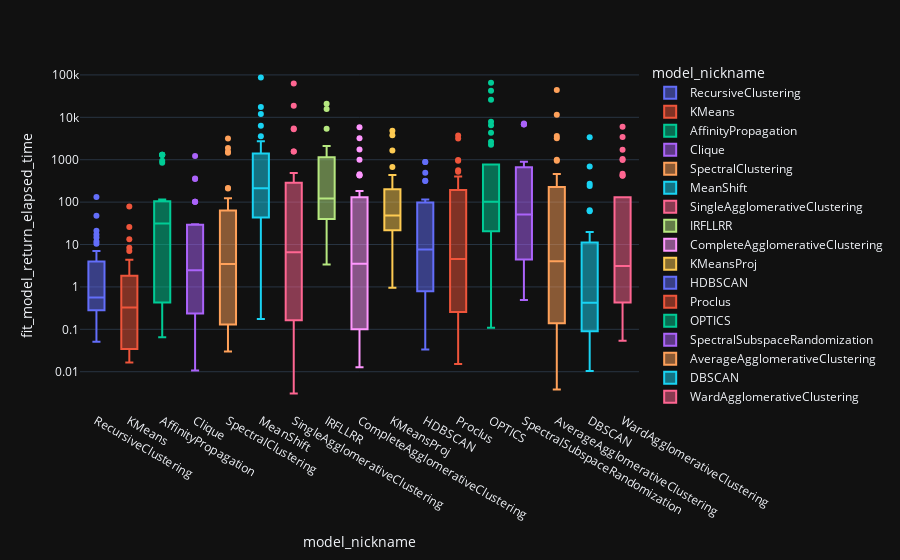

The code cell stored with this chart in its notebook:
### Markdown cell above
## Time

### Code cell
df_time = df_common.copy()
fig = px.box(df_time, x='model_nickname', y='fit_model_return_elapsed_time', color='model_nickname', log_y=True)
fig.show()

### Figure 1 — Plotly figure (JSON) as saved in the notebook; plotly's stock layout.template omitted (floating-point values rounded to 4 significant figures)
{"data": [{"alignmentgroup": "True", "hovertemplate": "model_nickname=%{x}<br>fit_model_return_elapsed_time=%{y}<extra></extra>", "legendgroup": "RecursiveClustering", "marker": {"color": "#636efa"}, "name": "RecursiveClustering", "notched": false, "offsetgroup": "RecursiveClustering", "orientation": "v", "showlegend": true, "x": ["RecursiveClustering", "RecursiveClustering", "RecursiveClustering", "RecursiveClustering", "RecursiveClustering", "RecursiveClustering", "RecursiveClustering", "RecursiveClustering", "RecursiveClustering", "RecursiveClustering", "RecursiveClustering", "RecursiveClustering", "RecursiveClustering", "RecursiveClustering", "RecursiveClustering", "RecursiveClustering", "RecursiveClustering", "RecursiveClustering", "RecursiveClustering", "RecursiveClustering", "RecursiveClustering", "RecursiveClustering", "RecursiveClustering", "RecursiveClustering", "RecursiveClustering", "RecursiveClustering", "RecursiveClustering", "RecursiveClustering", "RecursiveClustering", "RecursiveClustering", "RecursiveClustering", "RecursiveClustering", "RecursiveClustering", "RecursiveClustering", "RecursiveClustering", "RecursiveClustering"], "x0": " ", "xaxis": "x", "y": [0.1084, 0.2714, 0.2115, 0.1778, 21.05, 14.64, 0.3482, 3.462, 132.8, 4.498, 0.5765, 10.41, 0.05101, 2.117, 47.41, 0.5427, 1.545, 0.3186, 0.5562, 2.505, 0.2579, 0.3384, 7.074, 0.4052, 11.78, 0.2902, 1.11, 0.3373, 2.613, 0.05101, 0.2517, 0.5926, 0.384, 0.07391, 17.19, 1.28], "y0": " ", "yaxis": "y", "type": "box"}, {"alignmentgroup": "True", "hovertemplate": "model_nickname=%{x}<br>fit_model_return_elapsed_time=%{y}<extra></extra>", "legendgroup": "KMeans", "marker": {"color": "#EF553B"}, "name": "KMeans", "notched": false, "offsetgroup": "KMeans", "orientation": "v", "showlegend": true, "x": ["KMeans", "KMeans", "KMeans", "KMeans", "KMeans", "KMeans", "KMeans", "KMeans", "KMeans", "KMeans", "KMeans", "KMeans", "KMeans", "KMeans", "KMeans", "KMeans", "KMeans", "KMeans", "KMeans", "KMeans", "KMeans", "KMeans", "KMeans", "KMeans", "KMeans", "KMeans", "KMeans", "KMeans", "KMeans", "KMeans", "KMeans", "KMeans", "KMeans", "KMeans", "KMeans", "KMeans"], "x0": " ", "xaxis": "x", "y": [7.08, 1.144, 13.37, 0.6829, 1.421, 0.02598, 0.01991, 0.09093, 8.423, 0.01921, 25.8, 0.41, 0.5906, 0.03502, 0.345, 0.02685, 0.02739, 0.6304, 2.244, 0.01639, 0.1624, 0.311, 2.399, 79.1, 0.4805, 4.373, 0.1781, 0.0857, 0.05159, 0.252, 0.01891, 0.03368, 1.011, 3.675, 0.03166, 0.1772], "y0": " ", "yaxis": "y", "type": "box"}, {"alignmentgroup": "True", "hovertemplate": "model_nickname=%{x}<br>fit_model_return_elapsed_time=%{y}<extra></extra>", "legendgroup": "AffinityPropagation", "marker": {"color": "#00cc96"}, "name": "AffinityPropagation", "notched": false, "offsetgroup": "AffinityPropagation", "orientation": "v", "showlegend": true, "x": ["AffinityPropagation", "AffinityPropagation", "AffinityPropagation", "AffinityPropagation", "AffinityPropagation", "AffinityPropagation", "AffinityPropagation", "AffinityPropagation", "AffinityPropagation", "AffinityPropagation", "AffinityPropagation", "AffinityPropagation", "AffinityPropagation", "AffinityPropagation", "AffinityPropagation", "AffinityPropagation", "AffinityPropagation", "AffinityPropagation", "AffinityPropagation", "AffinityPropagation", "AffinityPropagation", "AffinityPropagation", "AffinityPropagation", "AffinityPropagation", "AffinityPropagation", "AffinityPropagation", "AffinityPropagation", "AffinityPropagation", "AffinityPropagation", "AffinityPropagation", "AffinityPropagation", "AffinityPropagation", "AffinityPropagation", "AffinityPropagation", "AffinityPropagation", "AffinityPropagation"], "x0": " ", "xaxis": "x", "y": [0.4292, 31.76, 0.3825, 0.1196, 1.249, 9.224, 1304.0, 33.44, 104.5, 90.6, 0.09951, 0.09318, 1298.0, 1305.0, 115.6, 2.673, 0.07709, 32.84, 0.6428, 1308.0, 0.3728, 105.2, 30.76, 0.5343, 844.3, 93.29, 30.94, 950.1, 0.06488, 94.03, null, null, null, null, null, null], "y0": " ", "yaxis": "y", "type": "box"}, {"alignmentgroup": "True", "hovertemplate": "model_nickname=%{x}<br>fit_model_return_elapsed_time=%{y}<extra></extra>", "legendgroup": "Clique", "marker": {"color": "#ab63fa"}, "name": "Clique", "notched": false, "offsetgroup": "Clique", "orientation": "v", "showlegend": true, "x": ["Clique", "Clique", "Clique", "Clique", "Clique", "Clique", "Clique", "Clique", "Clique", "Clique", "Clique", "Clique", "Clique", "Clique", "Clique", "Clique", "Clique", "Clique", "Clique", "Clique", "Clique", "Clique", "Clique", "Clique", "Clique", "Clique", "Clique", "Clique", "Clique", "Clique", "Clique", "Clique", "Clique", "Clique", "Clique", "Clique"], "x0": " ", "xaxis": "x", "y": [359.4, 2.614, 0.0724, 3.08, 0.06239, 8.51, 9.124, 1228.0, 0.2528, 0.06306, 101.7, 8.468, 0.01063, 102.6, 2.454, 29.38, 29.4, 0.2178, 353.3, 30.05, 0.02102, 0.2047, 8.646, 0.7473, 2.441, 0.02636, 29.87, 0.8893, 0.7004, 0.7116, 2.486, 102.6, 0.2173, 8.513, 0.7252, 2.46], "y0": " ", "yaxis": "y", "type": "box"}, {"alignmentgroup": "True", "hovertemplate": "model_nickname=%{x}<br>fit_model_return_elapsed_time=%{y}<extra></extra>", "legendgroup": "SpectralClustering", "marker": {"color": "#FFA15A"}, "name": "SpectralClustering", "notched": false, "offsetgroup": "SpectralClustering", "orientation": "v", "showlegend": true, "x": ["SpectralClustering", "SpectralClustering", "SpectralClustering", "SpectralClustering", "SpectralClustering", "SpectralClustering", "SpectralClustering", "SpectralClustering", "SpectralClustering", "SpectralClustering", "SpectralClustering", "SpectralClustering", "SpectralClustering", "SpectralClustering", "SpectralClustering", "SpectralClustering", "SpectralClustering", "SpectralClustering", "SpectralClustering", "SpectralClustering", "SpectralClustering", "SpectralClustering", "SpectralClustering", "SpectralClustering", "SpectralClustering", "SpectralClustering", "SpectralClustering", "SpectralClustering", "SpectralClustering", "SpectralClustering", "SpectralClustering", "SpectralClustering", "SpectralClustering", "SpectralClustering", "SpectralClustering", "SpectralClustering"], "x0": " ", "xaxis": "x", "y": [0.0348, 0.3356, 0.03006, 3.096, 63.39, 122.8, 0.0686, 1550.0, 5.941, 3.88, 46.67, 0.3216, 0.03323, 6.805, 208.8, 3180.0, 1894.0, 0.03505, 40.88, 1.768, 19.49, 0.1305, 215.6, 0.3733, 0.5999, 0.1851, 7.465, 1454.0, 0.1244, 0.08479, null, null, null, null, null, null], "y0": " ", "yaxis": "y", "type": "box"}, {"alignmentgroup": "True", "hovertemplate": "model_nickname=%{x}<br>fit_model_return_elapsed_time=%{y}<extra></extra>", "legendgroup": "MeanShift", "marker": {"color": "#19d3f3"}, "name": "MeanShift", "notched": false, "offsetgroup": "MeanShift", "orientation": "v", "showlegend": true, "x": ["MeanShift", "MeanShift", "MeanShift", "MeanShift", "MeanShift", "MeanShift", "MeanShift", "MeanShift", "MeanShift", "MeanShift", "MeanShift", "MeanShift", "MeanShift", "MeanShift", "MeanShift", "MeanShift", "MeanShift", "MeanShift", "MeanShift", "MeanShift", "MeanShift", "MeanShift", "MeanShift", "MeanShift", "MeanShift", "MeanShift", "MeanShift", "MeanShift", "MeanShift", "MeanShift", "MeanShift", "MeanShift", "MeanShift", "MeanShift", "MeanShift", "MeanShift"], "x0": " ", "xaxis": "x", "y": [2737.0, 17410.0, 0.2398, 116.3, 1527.0, 12000.0, 334.8, 536.3, 75.43, 1033.0, 33.72, 235.0, 86690.0, 111.9, 77.11, 6312.0, 322.4, 219.8, 0.4119, 31.5, 0.2245, 72.49, 0.1744, 313.7, 212.4, 32.62, 2003.0, 74.86, 3583.0, 33.07, 81.81, null, null, null, null, null], "y0": " ", "yaxis": "y", "type": "box"}, {"alignmentgroup": "True", "hovertemplate": "model_nickname=%{x}<br>fit_model_return_elapsed_time=%{y}<extra></extra>", "legendgroup": "SingleAgglomerativeClustering", "marker": {"color": "#FF6692"}, "name": "SingleAgglomerativeClustering", "notched": false, "offsetgroup": "SingleAgglomerativeClustering", "orientation": "v", "showlegend": true, "x": ["SingleAgglomerativeClustering", "SingleAgglomerativeClustering", "SingleAgglomerativeClustering", "SingleAgglomerativeClustering", "SingleAgglomerativeClustering", "SingleAgglomerativeClustering", "SingleAgglomerativeClustering", "SingleAgglomerativeClustering", "SingleAgglomerativeClustering", "SingleAgglomerativeClustering", "SingleAgglomerativeClustering", "SingleAgglomerativeClustering", "SingleAgglomerativeClustering", "SingleAgglomerativeClustering", "SingleAgglomerativeClustering", "SingleAgglomerativeClustering", "SingleAgglomerativeClustering", "SingleAgglomerativeClustering", "SingleAgglomerativeClustering", "SingleAgglomerativeClustering", "SingleAgglomerativeClustering", "SingleAgglomerativeClustering", "SingleAgglomerativeClustering", "SingleAgglomerativeClustering", "SingleAgglomerativeClustering", "SingleAgglomerativeClustering", "SingleAgglomerativeClustering", "SingleAgglomerativeClustering", "SingleAgglomerativeClustering", "SingleAgglomerativeClustering", "SingleAgglomerativeClustering", "SingleAgglomerativeClustering", "SingleAgglomerativeClustering", "SingleAgglomerativeClustering", "SingleAgglomerativeClustering", "SingleAgglomerativeClustering"], "x0": " ", "xaxis": "x", "y": [0.003073, 0.07172, 130.0, 62950.0, 3.109, 452.4, 435.8, 0.01181, 3.013, 0.2509, 5464.0, 488.0, 0.8501, 0.8876, 18740.0, 36.47, 10.81, 10.04, 3.023, 5232.0, 37.61, 0.8224, 1556.0, 130.4, 38.16, 0.02244, 0.07452, 137.4, 1571.0, 0.252, 0.006385, 10.53, 0.2515, 0.07177, 0.02119, 0.004568], "y0": " ", "yaxis": "y", "type": "box"}, {"alignmentgroup": "True", "hovertemplate": "model_nickname=%{x}<br>fit_model_return_elapsed_time=%{y}<extra></extra>", "legendgroup": "IRFLLRR", "marker": {"color": "#B6E880"}, "name": "IRFLLRR", "notched": false, "offsetgroup": "IRFLLRR", "orientation": "v", "showlegend": true, "x": ["IRFLLRR", "IRFLLRR", "IRFLLRR", "IRFLLRR", "IRFLLRR", "IRFLLRR", "IRFLLRR", "IRFLLRR", "IRFLLRR", "IRFLLRR", "IRFLLRR", "IRFLLRR", "IRFLLRR", "IRFLLRR", "IRFLLRR", "IRFLLRR", "IRFLLRR", "IRFLLRR", "IRFLLRR", "IRFLLRR", "IRFLLRR", "IRFLLRR", "IRFLLRR", "IRFLLRR", "IRFLLRR", "IRFLLRR", "IRFLLRR", "IRFLLRR", "IRFLLRR", "IRFLLRR", "IRFLLRR", "IRFLLRR", "IRFLLRR", "IRFLLRR", "IRFLLRR", "IRFLLRR"], "x0": " ", "xaxis": "x", "y": [10.58, 68.73, 20890.0, 35.1, 2119.0, 62.16, 955.6, 15760.0, 4.059, 66.05, 285.9, 470.2, 107.5, 121.0, 14.13, 204.3, 54.32, 1385.0, 5379.0, 3.386, 1208.0, 525.1, 4.67, null, null, null, null, null, null, null, null, null, null, null, null, null], "y0": " ", "yaxis": "y", "type": "box"}, {"alignmentgroup": "True", "hovertemplate": "model_nickname=%{x}<br>fit_model_return_elapsed_time=%{y}<extra></extra>", "legendgroup": "CompleteAgglomerativeClustering", "marker": {"color": "#FF97FF"}, "name": "CompleteAgglomerativeClustering", "notched": false, "offsetgroup": "CompleteAgglomerativeClustering", "orientation": "v", "showlegend": true, "x": ["CompleteAgglomerativeClustering", "CompleteAgglomerativeClustering", "CompleteAgglomerativeClustering", "CompleteAgglomerativeClustering", "CompleteAgglomerativeClustering", "CompleteAgglomerativeClustering", "CompleteAgglomerativeClustering", "CompleteAgglomerativeClustering", "CompleteAgglomerativeClustering", "CompleteAgglomerativeClustering", "CompleteAgglomerativeClustering", "CompleteAgglomerativeClustering", "CompleteAgglomerativeClustering", "CompleteAgglomerativeClustering", "CompleteAgglomerativeClustering", "CompleteAgglomerativeClustering", "CompleteAgglomerativeClustering", "CompleteAgglomerativeClustering", "CompleteAgglomerativeClustering", "CompleteAgglomerativeClustering", "CompleteAgglomerativeClustering", "CompleteAgglomerativeClustering", "CompleteAgglomerativeClustering", "CompleteAgglomerativeClustering", "CompleteAgglomerativeClustering", "CompleteAgglomerativeClustering", "CompleteAgglomerativeClustering", "CompleteAgglomerativeClustering", "CompleteAgglomerativeClustering", "CompleteAgglomerativeClustering", "CompleteAgglomerativeClustering", "CompleteAgglomerativeClustering", "CompleteAgglomerativeClustering", "CompleteAgglomerativeClustering", "CompleteAgglomerativeClustering", "CompleteAgglomerativeClustering"], "x0": " ", "xaxis": "x", "y": [0.2156, 121.3, 3224.0, 8.663, 66.02, 0.01688, 0.01274, 183.7, 0.174, 427.0, 456.4, 0.02489, 0.0551, 0.05398, 4.1, 1737.0, 0.168, 0.01482, 33.78, 430.9, 2.43, 2.966, 0.03538, 0.5254, 24.1, 0.1002, 34.05, 5863.0, 997.8, 0.6751, 10.4, 0.02459, 130.0, 1.352, null, null], "y0": " ", "yaxis": "y", "type": "box"}, {"alignmentgroup": "True", "hovertemplate": "model_nickname=%{x}<br>fit_model_return_elapsed_time=%{y}<extra></extra>", "legendgroup": "KMeansProj", "marker": {"color": "#FECB52"}, "name": "KMeansProj", "notched": false, "offsetgroup": "KMeansProj", "orientation": "v", "showlegend": true, "x": ["KMeansProj", "KMeansProj", "KMeansProj", "KMeansProj", "KMeansProj", "KMeansProj", "KMeansProj", "KMeansProj", "KMeansProj", "KMeansProj", "KMeansProj", "KMeansProj", "KMeansProj", "KMeansProj", "KMeansProj", "KMeansProj", "KMeansProj", "KMeansProj", "KMeansProj", "KMeansProj", "KMeansProj", "KMeansProj", "KMeansProj", "KMeansProj", "KMeansProj", "KMeansProj", "KMeansProj", "KMeansProj", "KMeansProj", "KMeansProj", "KMeansProj", "KMeansProj", "KMeansProj", "KMeansProj", "KMeansProj", "KMeansProj"], "x0": " ", "xaxis": "x", "y": [2.786, 23.74, 31.28, 4.651, 114.9, 65.48, 107.5, 11.38, 672.6, 12.54, 80.42, 12.33, 27.55, 44.82, 51.79, 19.73, 1652.0, 0.9607, 45.14, 40.0, 4.9, 430.0, 3776.0, 42.04, 4855.0, 66.88, 167.5, 234.5, 99.18, 437.8, 284.0, 23.68, null, null, null, null], "y0": " ", "yaxis": "y", "type": "box"}, {"alignmentgroup": "True", "hovertemplate": "model_nickname=%{x}<br>fit_model_return_elapsed_time=%{y}<extra></extra>", "legendgroup": "HDBSCAN", "marker": {"color": "#636efa"}, "name": "HDBSCAN", "notched": false, "offsetgroup": "HDBSCAN", "orientation": "v", "showlegend": true, "x": ["HDBSCAN", "HDBSCAN", "HDBSCAN", "HDBSCAN", "HDBSCAN", "HDBSCAN", "HDBSCAN", "HDBSCAN", "HDBSCAN", "HDBSCAN", "HDBSCAN", "HDBSCAN", "HDBSCAN", "HDBSCAN", "HDBSCAN", "HDBSCAN", "HDBSCAN", "HDBSCAN", "HDBSCAN", "HDBSCAN", "HDBSCAN", "HDBSCAN", "HDBSCAN", "HDBSCAN", "HDBSCAN", "HDBSCAN", "HDBSCAN", "HDBSCAN", "HDBSCAN", "HDBSCAN", "HDBSCAN", "HDBSCAN", "HDBSCAN", "HDBSCAN", "HDBSCAN", "HDBSCAN"], "x0": " ", "xaxis": "x", "y": [0.8539, 7.791, 319.4, 30.67, 114.6, 0.5814, 494.7, 1.481, 2.74, 0.08969, 0.101, 0.04246, 882.9, 9.428, 2.193, 0.609, 316.9, 30.12, 0.3091, 2.227, 2.317, 881.3, 7.82, 99.33, 7.666, 6.589, 97.54, 0.03344, 38.87, null, null, null, null, null, null, null], "y0": " ", "yaxis": "y", "type": "box"}, {"alignmentgroup": "True", "hovertemplate": "model_nickname=%{x}<br>fit_model_return_elapsed_time=%{y}<extra></extra>", "legendgroup": "Proclus", "marker": {"color": "#EF553B"}, "name": "Proclus", "notched": false, "offsetgroup": "Proclus", "orientation": "v", "showlegend": true, "x": ["Proclus", "Proclus", "Proclus", "Proclus", "Proclus", "Proclus", "Proclus", "Proclus", "Proclus", "Proclus", "Proclus", "Proclus", "Proclus", "Proclus", "Proclus", "Proclus", "Proclus", "Proclus", "Proclus", "Proclus", "Proclus", "Proclus", "Proclus", "Proclus", "Proclus", "Proclus", "Proclus", "Proclus", "Proclus", "Proclus", "Proclus", "Proclus", "Proclus", "Proclus", "Proclus", "Proclus"], "x0": " ", "xaxis": "x", "y": [4.622, 0.09685, 0.05186, 1.438, 193.7, 0.03281, 0.03677, 402.4, 0.8296, 982.9, 49.52, 0.1016, 523.8, 126.6, 3165.0, 0.9713, 3716.0, 0.0153, 941.8, 13.31, 0.1328, 0.05775, 0.2676, 50.06, 197.8, 0.347, 80.74, 3.331, 564.6, 0.2564, 12.44, 1.09, 26.32, 4.46, null, null], "y0": " ", "yaxis": "y", "type": "box"}, {"alignmentgroup": "True", "hovertemplate": "model_nickname=%{x}<br>fit_model_return_elapsed_time=%{y}<extra></extra>", "legendgroup": "OPTICS", "marker": {"color": "#00cc96"}, "name": "OPTICS", "notched": false, "offsetgroup": "OPTICS", "orientation": "v", "showlegend": true, "x": ["OPTICS", "OPTICS", "OPTICS", "OPTICS", "OPTICS", "OPTICS", "OPTICS", "OPTICS", "OPTICS", "OPTICS", "OPTICS", "OPTICS", "OPTICS", "OPTICS", "OPTICS", "OPTICS", "OPTICS", "OPTICS", "OPTICS", "OPTICS", "OPTICS", "OPTICS", "OPTICS", "OPTICS", "OPTICS", "OPTICS", "OPTICS", "OPTICS", "OPTICS", "OPTICS", "OPTICS", "OPTICS", "OPTICS", "OPTICS", "OPTICS", "OPTICS"], "x0": " ", "xaxis": "x", "y": [2665.0, 6518.0, 56.16, 13.29, 42240.0, 677.0, 259.2, 110.5, 0.2453, 93.54, 7859.0, 12.22, 54.27, 123.4, 21.08, 1.223, 766.0, 195.7, 584.8, 12.03, 0.1091, 85.73, 770.2, 65640.0, 4347.0, 12.06, 114.3, 2244.0, 20.58, 0.1266, 26080.0, 38.3, 39.17, 39.76, null, null], "y0": " ", "yaxis": "y", "type": "box"}, {"alignmentgroup": "True", "hovertemplate": "model_nickname=%{x}<br>fit_model_return_elapsed_time=%{y}<extra></extra>", "legendgroup": "SpectralSubspaceRandomization", "marker": {"color": "#ab63fa"}, "name": "SpectralSubspaceRandomization", "notched": false, "offsetgroup": "SpectralSubspaceRandomization", "orientation": "v", "showlegend": true, "x": ["SpectralSubspaceRandomization", "SpectralSubspaceRandomization", "SpectralSubspaceRandomization", "SpectralSubspaceRandomization", "SpectralSubspaceRandomization", "SpectralSubspaceRandomization", "SpectralSubspaceRandomization", "SpectralSubspaceRandomization", "SpectralSubspaceRandomization", "SpectralSubspaceRandomization", "SpectralSubspaceRandomization", "SpectralSubspaceRandomization", "SpectralSubspaceRandomization", "SpectralSubspaceRandomization", "SpectralSubspaceRandomization", "SpectralSubspaceRandomization", "SpectralSubspaceRandomization", "SpectralSubspaceRandomization", "SpectralSubspaceRandomization", "SpectralSubspaceRandomization", "SpectralSubspaceRandomization", "SpectralSubspaceRandomization", "SpectralSubspaceRandomization", "SpectralSubspaceRandomization", "SpectralSubspaceRandomization", "SpectralSubspaceRandomization", "SpectralSubspaceRandomization", "SpectralSubspaceRandomization", "SpectralSubspaceRandomization", "SpectralSubspaceRandomization", "SpectralSubspaceRandomization", "SpectralSubspaceRandomization", "SpectralSubspaceRandomization", "SpectralSubspaceRandomization", "SpectralSubspaceRandomization", "SpectralSubspaceRandomization"], "x0": " ", "xaxis": "x", "y": [2.702, 50.88, 49.78, 666.4, 6832.0, 748.9, 4.519, 5.265, 0.4939, 0.7184, 1.095, 56.6, 891.5, 625.3, 61.02, 104.1, 7.564, 6878.0, 657.9, 0.6303, 4.591, 6813.0, 15.02, 669.8, 0.578, 7130.0, 4.304, 51.1, null, null, null, null, null, null, null, null], "y0": " ", "yaxis": "y", "type": "box"}, {"alignmentgroup": "True", "hovertemplate": "model_nickname=%{x}<br>fit_model_return_elapsed_time=%{y}<extra></extra>", "legendgroup": "AverageAgglomerativeClustering", "marker": {"color": "#FFA15A"}, "name": "AverageAgglomerativeClustering", "notched": false, "offsetgroup": "AverageAgglomerativeClustering", "orientation": "v", "showlegend": true, "x": ["AverageAgglomerativeClustering", "AverageAgglomerativeClustering", "AverageAgglomerativeClustering", "AverageAgglomerativeClustering", "AverageAgglomerativeClustering", "AverageAgglomerativeClustering", "AverageAgglomerativeClustering", "AverageAgglomerativeClustering", "AverageAgglomerativeClustering", "AverageAgglomerativeClustering", "AverageAgglomerativeClustering", "AverageAgglomerativeClustering", "AverageAgglomerativeClustering", "AverageAgglomerativeClustering", "AverageAgglomerativeClustering", "AverageAgglomerativeClustering", "AverageAgglomerativeClustering", "AverageAgglomerativeClustering", "AverageAgglomerativeClustering", "AverageAgglomerativeClustering", "AverageAgglomerativeClustering", "AverageAgglomerativeClustering", "AverageAgglomerativeClustering", "AverageAgglomerativeClustering", "AverageAgglomerativeClustering", "AverageAgglomerativeClustering", "AverageAgglomerativeClustering", "AverageAgglomerativeClustering", "AverageAgglomerativeClustering", "AverageAgglomerativeClustering", "AverageAgglomerativeClustering", "AverageAgglomerativeClustering", "AverageAgglomerativeClustering", "AverageAgglomerativeClustering", "AverageAgglomerativeClustering", "AverageAgglomerativeClustering"], "x0": " ", "xaxis": "x", "y": [188.8, 949.1, 295.8, 0.1367, 0.1634, 264.5, 0.4553, 12.44, 0.9347, 0.01421, 0.06499, 3191.0, 0.2748, 1001.0, 0.04087, 0.004099, 0.003821, 11510.0, 80.89, 0.4967, 78.94, 5.961, 7.466, 43850.0, 21.77, 459.4, 30.69, 2.09, 1.837, 0.0386, 3610.0, 1.987, 24.72, 0.143, 0.009501, 0.01202], "y0": " ", "yaxis": "y", "type": "box"}, {"alignmentgroup": "True", "hovertemplate": "model_nickname=%{x}<br>fit_model_return_elapsed_time=%{y}<extra></extra>", "legendgroup": "DBSCAN", "marker": {"color": "#19d3f3"}, "name": "DBSCAN", "notched": false, "offsetgroup": "DBSCAN", "orientation": "v", "showlegend": true, "x": ["DBSCAN", "DBSCAN", "DBSCAN", "DBSCAN", "DBSCAN", "DBSCAN", "DBSCAN", "DBSCAN", "DBSCAN", "DBSCAN", "DBSCAN", "DBSCAN", "DBSCAN", "DBSCAN", "DBSCAN", "DBSCAN", "DBSCAN", "DBSCAN", "DBSCAN", "DBSCAN", "DBSCAN", "DBSCAN", "DBSCAN", "DBSCAN", "DBSCAN", "DBSCAN", "DBSCAN", "DBSCAN", "DBSCAN", "DBSCAN", "DBSCAN", "DBSCAN", "DBSCAN", "DBSCAN", "DBSCAN", "DBSCAN"], "x0": " ", "xaxis": "x", "y": [0.2576, 0.1251, 0.03455, 0.6326, 0.01119, 3.193, 0.4013, 5.069, 0.1193, 688.2, 3368.0, 60.68, 16.19, 0.4456, 0.01041, 0.1393, 270.7, 19.72, 0.01464, 16.35, 0.1001, 239.3, 0.1532, 0.069, 1.661, 64.53, 6.175, 0.6944, 1.625, 0.1459, 0.02717, 0.09708, 0.01891, 5.643, 0.06452, 0.08386], "y0": " ", "yaxis": "y", "type": "box"}, {"alignmentgroup": "True", "hovertemplate": "model_nickname=%{x}<br>fit_model_return_elapsed_time=%{y}<extra></extra>", "legendgroup": "WardAgglomerativeClustering", "marker": {"color": "#FF6692"}, "name": "WardAgglomerativeClustering", "notched": false, "offsetgroup": "WardAgglomerativeClustering", "orientation": "v", "showlegend": true, "x": ["WardAgglomerativeClustering", "WardAgglomerativeClustering", "WardAgglomerativeClustering", "WardAgglomerativeClustering", "WardAgglomerativeClustering", "WardAgglomerativeClustering", "WardAgglomerativeClustering", "WardAgglomerativeClustering", "WardAgglomerativeClustering", "WardAgglomerativeClustering", "WardAgglomerativeClustering", "WardAgglomerativeClustering", "WardAgglomerativeClustering", "WardAgglomerativeClustering", "WardAgglomerativeClustering", "WardAgglomerativeClustering", "WardAgglomerativeClustering", "WardAgglomerativeClustering", "WardAgglomerativeClustering", "WardAgglomerativeClustering", "WardAgglomerativeClustering", "WardAgglomerativeClustering", "WardAgglomerativeClustering", "WardAgglomerativeClustering", "WardAgglomerativeClustering", "WardAgglomerativeClustering", "WardAgglomerativeClustering", "WardAgglomerativeClustering", "WardAgglomerativeClustering", "WardAgglomerativeClustering", "WardAgglomerativeClustering", "WardAgglomerativeClustering", "WardAgglomerativeClustering", "WardAgglomerativeClustering", "WardAgglomerativeClustering", "WardAgglomerativeClustering"], "x0": " ", "xaxis": "x", "y": [1040.0, 0.4359, 10.02, 0.2057, 0.05404, 0.3984, 0.3463, 1.268, 39.33, 9.719, 418.6, 422.6, 130.3, 0.7669, 125.3, 0.3967, 0.4319, 3.576, 6007.0, 0.4278, 988.5, 1712.0, 0.5933, 0.1093, 71.81, 37.71, 467.6, 0.4428, 0.2244, 0.3394, 2.615, 3415.0, 2.62, 31.16, null, null], "y0": " ", "yaxis": "y", "type": "box"}], "layout": {"xaxis": {"anchor": "y", "domain": [0.0, 1.0], "title": {"text": "model_nickname"}, "categoryorder": "array", "categoryarray": ["RecursiveClustering", "KMeans", "AffinityPropagation", "Clique", "SpectralClustering", "MeanShift", "SingleAgglomerativeClustering", "IRFLLRR", "CompleteAgglomerativeClustering", "KMeansProj", "HDBSCAN", "Proclus", "OPTICS", "SpectralSubspaceRandomization", "AverageAgglomerativeClustering", "DBSCAN", "WardAgglomerativeClustering"]}, "yaxis": {"anchor": "x", "domain": [0.0, 1.0], "title": {"text": "fit_model_return_elapsed_time"}, "type": "log"}, "legend": {"title": {"text": "model_nickname"}, "tracegroupgap": 0}, "margin": {"t": 60}, "boxmode": "overlay"}}
